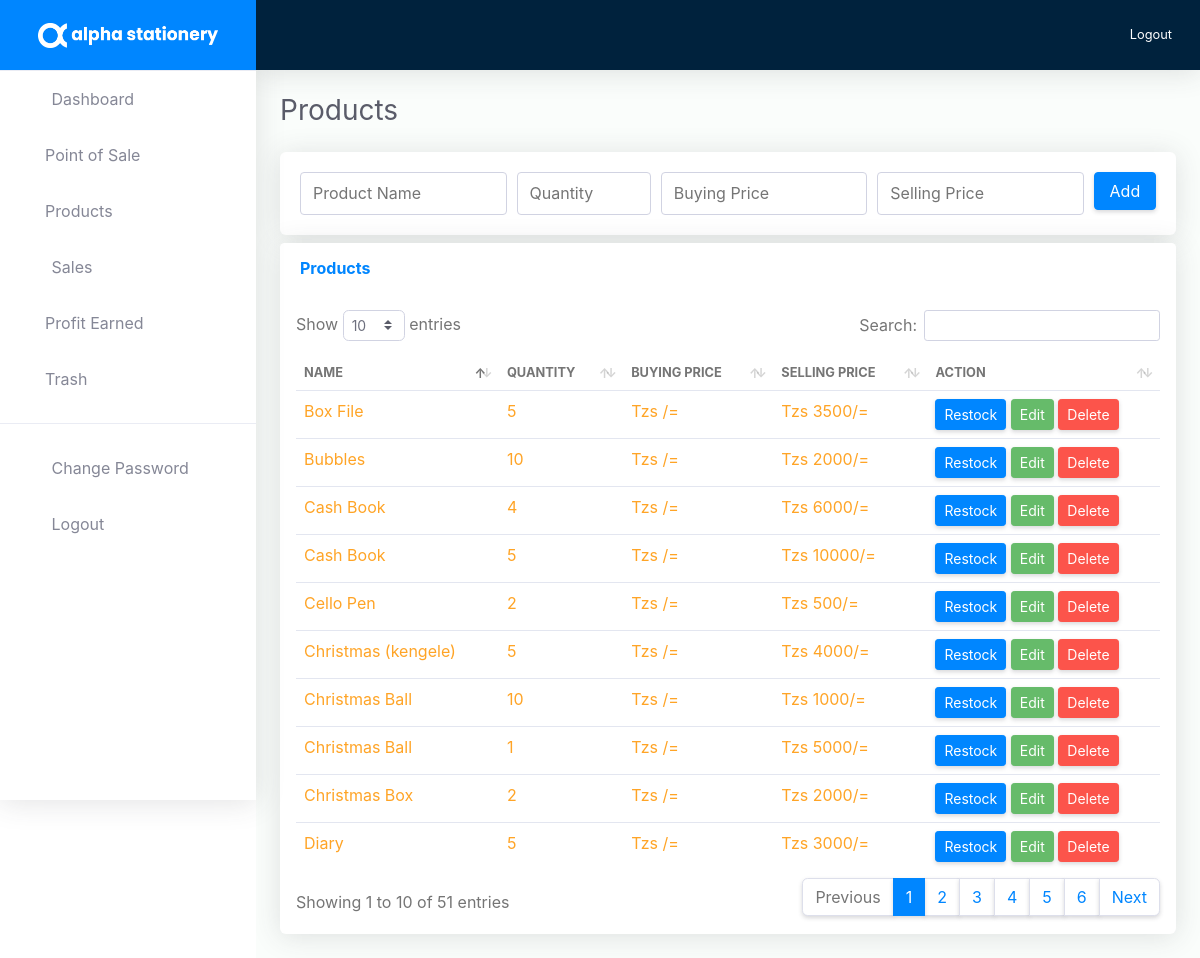
/products?items=low-on-stock (signed in), run on the app's committed database.
### tables this page shows
CREATE TABLE `products` (
  `productID` int(11) NOT NULL,
  `productName` varchar(255) NOT NULL,
  `productQuantity` varchar(255) NOT NULL,
  `buyingPrice` varchar(255) NOT NULL,
  `sellingPrice` varchar(255) NOT NULL,
  `dateCreated` varchar(255) NOT NULL
);

### products.php (the view, shortened to what this page needs)
<!DOCTYPE html>
<html lang="en">
<?php
    include 'includes/head.php';
    include 'db/dbConfig.php';
    if(isset($_SESSION['username'])) {
    ?>
<body id="page-top">
    <?php
        $dynamicWhereClause = "";
        if (isset($_GET['items'])) {
            $whereClause = $_GET['items'];
            if ($whereClause == 'out-of-stock') {
                $dynamicWhereClause = "WHERE productQuantity <= 0";
            }
            elseif ($whereClause == 'low-on-stock') {
                $dynamicWhereClause = "WHERE productQuantity <= 10";
            }
        }
        ?>
    <div id="wrapper">
        <?php include 'includes/sidebar.php';?>
        <div id="content-wrapper" class="d-flex flex-column">
            <div id="content">
                <?php include 'includes/topbar.php';?>
                <div class="container-fluid" id="container-wrapper">
                    <div class="d-sm-flex align-items-center justify-content-between mb-4">
                        <h1 class="h3 mb-0 text-gray-800">Products</h1>
                    </div>
                    <div class="card mb-2">
                        <div class="card-body px-2">
                            <div class="col">
                                <form class="" method="post" action="products">
                                    <div class="form-row">
                                        <div class="form-group col-md-3 mb-0">
                                            <input type="text" class="form-control" id="name" name="name" placeholder="Product Name" required>
                                        </div>
                                        <div class="form-group col-md-2 mb-0">
                                            <input type="number" class="form-control" id="quantity" name="quantity" placeholder="Quantity" required>
                                        </div>
                                        <div class="form-group col-md-3 mb-0">
                                            <input type="number" class="form-control" id="buyingPrice" name="buyingPrice" placeholder="Buying Price">
                                        </div>
                                        <div class="form-group col-md-3 mb-0">
                                            <input type="number" class="form-control" id="sellingPrice" name="sellingPrice" placeholder="Selling Price">
                                        </div>
                                        <div class="form-group col-md-1 mb-0">
                                            <input type="submit" role="button" class="btn btn-primary btn-block" name="add" value="Add">
                                        </div>
                                    </div>
                                </form>
                            </div>
                        </div>
                    </div>
                    <div class="row">
                        <div class="col-lg-12">
                            <div class="card mb-4">
                                <div class="card-header py-3 d-flex flex-row align-items-center justify-content-between">
                                    <h6 class="m-0 font-weight-bold text-primary">Products</h6>
                                </div>
                                <?php
        $fetchProducts = "SELECT * FROM products $dynamicWhereClause";
        $fetchProductsSql = mysqli_query($db, $fetchProducts);
        if(mysqli_num_rows($fetchProductsSql) == 0) {
            echo '<div class="text-center">
                                                    <img src="images/cover/empty.png" class="text-center w-25">
                                                    <h5 class="my-4">You have no products yet!</h5>
                                                    </div>';
        }
        else {
                                    ?>
                                <div class="table-responsive p-3">
                                    <table class="table table-hover" id="dataTable">
                                        <thead>
                                            <tr>
                                                <th class="border-0 text-uppercase small font-weight-bold">Name</th>
                                                <th class="border-0 text-uppercase small font-weight-bold">Quantity</th>
                                                <th class="border-0 text-uppercase small font-weight-bold">Buying Price</th>
                                                <th class="border-0 text-uppercase small font-weight-bold">Selling Price</th>
                                                <th class="border-0 text-uppercase small font-weight-bold">Action</th>
                                            </tr>
                                        </thead>
                                        <tbody>
                                            <?php
            while($row = mysqli_fetch_array($fetchProductsSql)) {
                $trClass = "";
                if($row['productQuantity'] <= 10 && $row['productQuantity'] > 0) {
                    $trClass = "low-stock";
                }
                else if($row['productQuantity'] <= 0) {
                    $trClass = "no-stock";
                }
                echo '<tr class="'.$trClass.'">
                            <td>'.$row['productName'].'</td>
                            <td>'.$row['productQuantity'].'</td>
                            <td>Tzs '.$row['buyingPrice'].'/=</td>
                            <td>Tzs '.$row['sellingPrice'].'/=</td>
                            <td>
                                <a href="restock?product-id='.$row['productID'].'" class="btn btn-primary btn-sm">Restock</a>
                                <a href="edit-product?id='.$row['productID'].'" class="btn btn-success btn-sm">Edit</a>
                                <a href="products?delete-id='.$row['productID'].'" class="btn btn-danger btn-sm">Delete</a>
                            </td>
                        </tr>';
            }
        }
                                                ?>
                                        </tbody>
                                    </table>
                                </div>
                            </div>
                        </div>
                    </div>
                </div>
            </div>
        </div>
    </div>
</body>
</html>
<?php } else { header("Location: 404"); } ?>

### css/dataTables.css (style rules this page uses)
table.dataTable { clear: both; margin-top: 6px !important; margin-bottom: 6px !important; max-width: none !important; border-collapse: separate !important; border-spacing: 0; }
table.dataTable td, table.dataTable th { -webkit-box-sizing: content-box; box-sizing: content-box; }
table.dataTable thead > tr > th.sorting_asc, table.dataTable thead > tr > th.sorting_desc, table.dataTable thead > tr > th.sorting, table.dataTable thead > tr > td.sorting_asc, table.dataTable thead > tr > td.sorting_desc, table.dataTable thead > tr > td.sorting { padding-right: 30px; }
table.dataTable thead .sorting, table.dataTable thead .sorting_asc, table.dataTable thead .sorting_desc, table.dataTable thead .sorting_asc_disabled, table.dataTable thead .sorting_desc_disabled { cursor: pointer; position: relative; }
table.dataTable thead .sorting:before, table.dataTable thead .sorting:after, table.dataTable thead .sorting_asc:before, table.dataTable thead .sorting_asc:after, table.dataTable thead .sorting_desc:before, table.dataTable thead .sorting_desc:after, table.dataTable thead .sorting_asc_disabled:before, table.dataTable thead .sorting_asc_disabled:after, table.dataTable thead .sorting_desc_disabled:before, table.dataTable thead .sorting_desc_disabled:after { position: absolute; bottom: 0.5em; display: block; opacity: 0.3; }
table.dataTable thead .sorting:before, table.dataTable thead .sorting_asc:before, table.dataTable thead .sorting_desc:before, table.dataTable thead .sorting_asc_disabled:before, table.dataTable thead .sorting_desc_disabled:before { right: 1em; content: "\2191"; }
table.dataTable thead .sorting:after, table.dataTable thead .sorting_asc:after, table.dataTable thead .sorting_desc:after, table.dataTable thead .sorting_asc_disabled:after, table.dataTable thead .sorting_desc_disabled:after { right: 0.5em; content: "\2193"; }
table.dataTable thead .sorting_asc:before, table.dataTable thead .sorting_desc:after { opacity: 1; }

### css/custom.css (style rules this page uses)
.table-responsive .table td, .table-responsive .table th { padding: .5rem; }
.low-stock { color: #ffa426 !important; }

### data on the page
products: productName "Cash Book", productQuantity "4", sellingPrice "6000"
products: productName "Cash Book", productQuantity "5", sellingPrice "10000"
products: productName "Box File", productQuantity "5", sellingPrice "3500"
products: productName "Diary", productQuantity "5", sellingPrice "3000"
products: productName "Christmas Ball", productQuantity "10", sellingPrice "1000"
products: productName "Christmas (kengele)", productQuantity "5", sellingPrice "4000"
products: productName "Christmas Box", productQuantity "2", sellingPrice "2000"
products: productName "Christmas Ball", productQuantity "1", sellingPrice "5000"
products: productName "Cello Pen", productQuantity "2", sellingPrice "500"
products: productName "Bubbles", productQuantity "10", sellingPrice "2000"
